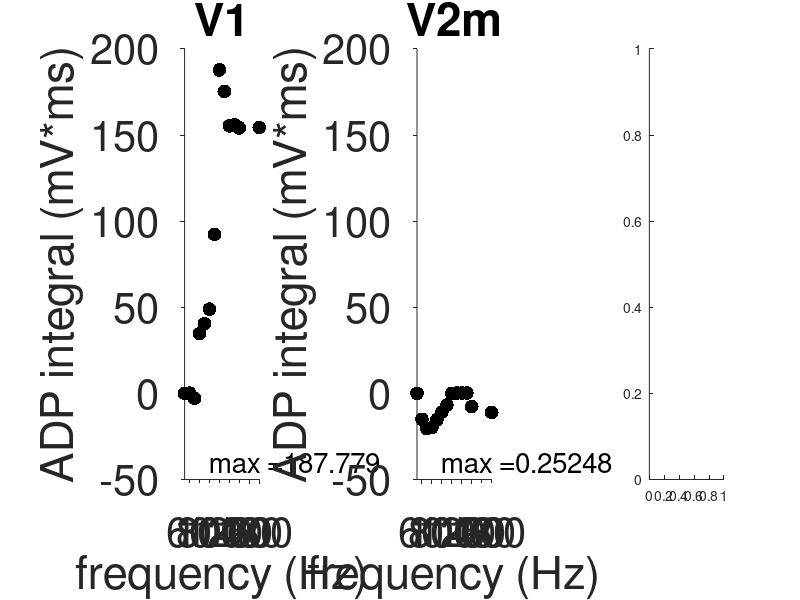

Write MATLAB code to recreate this figure. (Note: this script raises an error after producing the figure.)
clear
load('Fig1de.mat')

x = [50,60,70,80,90,100,110,120,130,140,150,160,200];

subplot(1,3,1)
    scatter(x,V1_example,100,'k','filled')
    
    xlim([50,200])
    ylim([-50,200])
    xlabel('frequency (Hz)')
    ylabel('ADP integral (mV*ms)')
    set(gca,'TickDir','out')
    set(gca,'FontSize',30)
    title('V1')

    ADP_max1 = num2str(max(V1_example))
    txt1 = strcat('max = ',ADP_max1);
    text(100,-40,txt1,'FontSize',20)
    title('V1')
    
subplot(1,3,2)
    scatter(x,V2_example,100,'k','filled')
    
    xlim([50,200])
    ylim([-50,200])
    xlabel('frequency (Hz)')
    ylabel('ADP integral (mV*ms)')
    set(gca,'TickDir','out')
    set(gca,'FontSize',30)
    title('V2m')

    ADP_max2 = num2str(max(V2_example))
    txt1 = strcat('max = ',ADP_max2);
    text(100,-40,txt1,'FontSize',20)
    
    
subplot(1,3,3)

    hold on
    critFreq_all = [critFreq_V1;critFreq_V2];
    histogram(critFreq_all,[45:10:205],'FaceColor',[1 0.2 0.2])
    histogram(critFreq_V2,[45:10:205],'FaceColor',[0 0 1])

    V1_mean = num2str(mean(critFreq_V1));
    V1_std = num2str(std(critFreq_V1));
    V2_mean = num2str(mean(critFreq_V2));
    V2_std = num2str(std(critFreq_V2));
    all_mean = num2str(mean(critFreq_all));
    all_std = num2str(std(critFreq_all));

    [h,p] = ttest2(critFreq_V1,critFreq_V2)

    txt1 = strcat('V1 = ',V1_mean,' +-',V1_std);
    text(120,8,txt1,'FontSize',20)
    txt2 = strcat('V2 = ',V2_mean,' +-',V2_std);
    text(120,7,txt2,'FontSize',20)
    txt3 = strcat('all = ',all_mean,' +-',all_std);
    text(120,6,txt3,'FontSize',20)


    xlim([45,210])
    xlabel('critical freq. (Hz)')
    ylabel('no. of cells')
    box off
    set(gca,'TickDir','out')
    set(gca,'FontSize',30)

set(gcf, 'Position', [500, 1000, 1500, 500])
